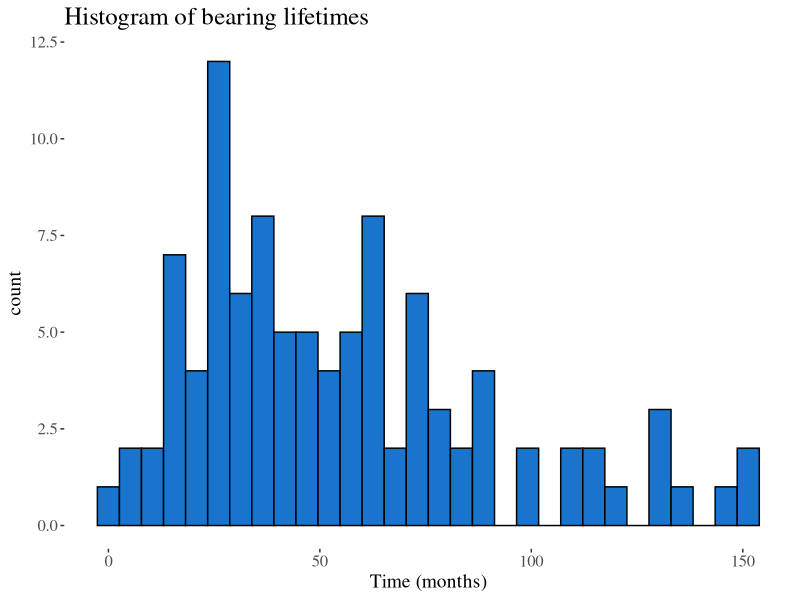
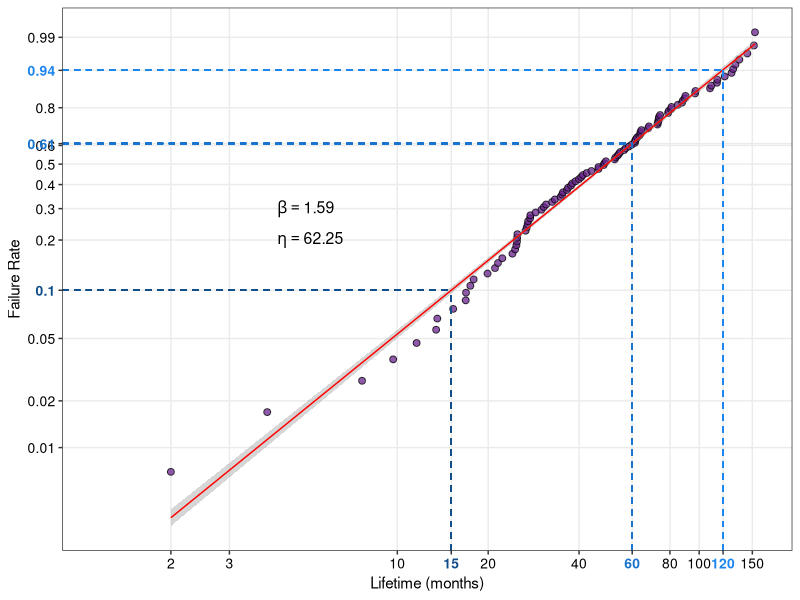

Recreate these plots in R, in order.
library(ggplot2)
library(dplyr)
library(ggthemes)

# Linearize y-axis on Weibull paper
WeibulLinTrans <- function (x) {log(log( 1/( 1 - x) )) }

# Generate some random Weibull data
x <- rweibull(100, shape = 1.8, scale = 60)

# Convert to data frame for convenient plotting
x.df <- data.frame(Lifetime = x)
x.df$rounded <- round(x.df$Lifetime, 2)

# Histogram of data
ggplot(x.df, aes(x = Lifetime)) + 
  geom_histogram(fill = "dodgerblue3", color = "black") + 
  ggtitle("Histogram of bearing lifetimes") + 
  xlab("Time (months)") + theme_tufte() +
  theme( axis.text.x = element_text(size = 12), axis.text.y = element_text(size = 12),
         axis.title=element_text(size=14,face="plain"), plot.title = element_text(size=18))

# Add x and y plot positions for Weibull plot
x.df <- x.df %>% arrange(Lifetime) %>% mutate(Rank = 1:nrow(x.df)) %>% mutate(MedRank = (Rank-0.3)/(nrow(x.df)+0.4)) %>%
  mutate(Logx = log(Lifetime), LogFTrans = WeibulLinTrans(MedRank) )

# Run median rank regression
Regression <- lm(data = x.df, formula = LogFTrans ~ Logx )
eta <- exp( -  (Regression$coefficients[1]/Regression$coefficients[2]  ))

# Make beta and eta labels
Betalab <- paste(expression(beta) ,"==", round(Regression$coefficients[2] , 2))
Betalab <- paste(expression(beta) ,"==", round(Regression$coefficients[2] , 2))
Etalab <- paste(expression(eta) ,"==", round(eta , 2))

Parlab <- paste(Betalab, "/n", Etalab)

# Find L10 life
L10y <- WeibulLinTrans(0.1) 
L10x <- (L10y - Regression$coefficients[1]) / Regression$coefficients[2]

y5yr <- Regression$coefficients[1] + Regression$coefficients[2] * log(60)
y10yr <- Regression$coefficients[1] + Regression$coefficients[2] * log(120) 

# Define the X tick positions
XMarks <- as.vector(log( sort(  c(min(2, min(x)), min(2, min(x))+1, 10, seq(from = 20, to = 100, by = 20) , 120, 150, exp(L10x))  ) ))

# Find failure rate at 60 and 120 months
y5yrprob <-pweibull(60, shape = Regression$coefficients[2], scale = eta)
y10yrprob <-pweibull(120, shape = Regression$coefficients[2], scale = eta)

# Define the Y tick positions
Yprobs <- round( c(0.01, 0.02, 0.05, seq(from = 0.1, to = 0.6, by = 0.1), 0.8, 0.99 , y5yrprob, y10yrprob), 2)
Yprobs <- Yprobs[!duplicated(Yprobs)]
YMarks <- WeibulLinTrans(Yprobs)

# Find position of "special" ticks corresponding to L10 life, 60 months and 120 months
XMarkSpec <- which(round(exp(XMarks),2) %in% round(c(exp(L10x), 60, 120 ),2))
YMarkSpec <- which(round(Yprobs,2) %in% round(c(0.1, y5yrprob, y10yrprob ),2))

# Set font and color for tick marks
facex <- rep("plain", length(XMarks))
facex[XMarkSpec] <- "bold"

colx <- rep("black", length(XMarks))
colx[XMarkSpec] <- c("dodgerblue4", "dodgerblue3", "dodgerblue2")

facey <- rep("plain", length(YMarks))
facey[YMarkSpec] <- "bold"

coly <- rep("black", length(XMarks))
coly[YMarkSpec] <- c("dodgerblue4", "dodgerblue3", "dodgerblue2")

# Make the Weibull plot on Weibull paper
ggplot(x.df, aes(x = Logx, y = LogFTrans)) + 
  geom_point(fill = "darkorchid4", alpha = 0.75, shape = 21, col = "black", size = 2) + 
  xlab("Lifetime (months)") +  ylab("Failure Rate") +
  scale_x_continuous(breaks = XMarks, minor_breaks = NULL, labels = round(exp(XMarks)), limits = c(0, log(max(x)+ 5) )) +
  scale_y_continuous(breaks = YMarks, minor_breaks = NULL, labels = Yprobs) +
  geom_smooth(method = "lm", col = "red", size = 0.5)	+
  annotate("text", x=log(4), y=WeibulLinTrans(0.3) , parse = T,
           label= Betalab , size = 4, hjust = 0) +
  annotate("text", x=log(4), y=WeibulLinTrans(0.2) , parse = T,
           label= Etalab , size = 4, hjust = 0) +
  geom_segment(aes(x = L10x, y = -Inf, xend = L10x, yend = L10y), col = "dodgerblue4", linetype = "dashed")  +
  geom_segment(aes(x = -Inf, y = L10y, xend = L10x, yend = L10y), col = "dodgerblue4", linetype = "dashed")  +
  geom_segment(aes(x = log(60), y = -Inf, xend = log(60), yend = WeibulLinTrans(y5yrprob)), col = "dodgerblue3", linetype = "dashed")  +
  geom_segment(aes(x = -Inf, y = WeibulLinTrans(y5yrprob), xend =  log(60), yend =  WeibulLinTrans(y5yrprob)), col = "dodgerblue3", linetype = "dashed")  +
  geom_segment(aes(x = log(120), y = -Inf, xend = log(120), yend = WeibulLinTrans(y10yrprob)), col = "dodgerblue2", linetype = "dashed")  +
  geom_segment(aes(x = -Inf, y = WeibulLinTrans(y10yrprob), xend =  log(120), yend =  WeibulLinTrans(y10yrprob)), col = "dodgerblue2", linetype = "dashed")  +
  theme_bw()+
  theme( axis.text.x = element_text(face=facex, color = colx, size = 10), axis.text.y = element_text(face=facey, color = coly, size = 10) )





